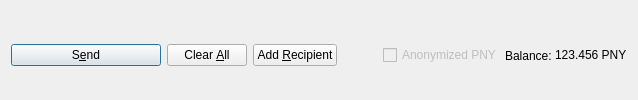
         <widget class="QFrame" name="frame_Send">
          <layout class="QHBoxLayout" name="horizontalLayout">
           <property name="bottomMargin">
            <number>0</number>
           </property>
           <item>
            <widget class="QPushButton" name="sendButton">
             <property name="minimumSize">
              <size>
               <width>150</width>
               <height>0</height>
              </size>
             </property>
             <property name="toolTip">
              <string>Confirm the send action</string>
             </property>
             <property name="text">
              <string>S&amp;end</string>
             </property>
             <property name="icon">
              <iconset resource="../pny.qrc">
               <normaloff>:/icons/send</normaloff>:/icons/send</iconset>
             </property>
             <property name="autoDefault">
              <bool>false</bool>
             </property>
             <property name="default">
              <bool>true</bool>
             </property>
            </widget>
           </item>
           <item>
            <widget class="QPushButton" name="clearButton">
             <property name="sizePolicy">
              <sizepolicy hsizetype="Minimum" vsizetype="Fixed">
               <horstretch>0</horstretch>
               <verstretch>0</verstretch>
              </sizepolicy>
             </property>
             <property name="toolTip">
              <string>Clear all fields of the form.</string>
             </property>
             <property name="text">
              <string>Clear &amp;All</string>
             </property>
             <property name="icon">
              <iconset resource="../pny.qrc">
               <normaloff>:/icons/remove</normaloff>:/icons/remove</iconset>
             </property>
             <property name="autoDefault">
              <bool>false</bool>
             </property>
            </widget>
           </item>
           <item>
            <widget class="QPushButton" name="addButton">
             <property name="toolTip">
              <string>Send to multiple recipients at once</string>
             </property>
             <property name="text">
              <string>Add &amp;Recipient</string>
             </property>
             <property name="icon">
              <iconset resource="../pny.qrc">
               <normaloff>:/icons/add</normaloff>:/icons/add</iconset>
             </property>
             <property name="autoDefault">
              <bool>false</bool>
             </property>
            </widget>
           </item>
           <item>
            <spacer name="horizontalSpacer">
             <property name="orientation">
              <enum>Qt::Horizontal</enum>
             </property>
             <property name="sizeHint" stdset="0">
              <size>
               <width>40</width>
               <height>20</height>
              </size>
             </property>
            </spacer>
           </item>
           <item>
            <layout class="QHBoxLayout" name="horizontalLayout_2">
             <property name="spacing">
              <number>3</number>
             </property>
             <item>
              <widget class="QCheckBox" name="checkzPNY">
               <property name="enabled">
                <bool>false</bool>
               </property>
               <property name="text">
                <string>Anonymized PNY</string>
               </property>
              </widget>
             </item>
             <item>
              <widget class="QLabel" name="label">
               <property name="text">
                <string>Balance:</string>
               </property>
              </widget>
             </item>
             <item>
              <widget class="QLabel" name="labelBalance">
               <property name="sizePolicy">
                <sizepolicy hsizetype="Preferred" vsizetype="Fixed">
                 <horstretch>0</horstretch>
                 <verstretch>0</verstretch>
                </sizepolicy>
               </property>
               <property name="cursor">
                <cursorShape>IBeamCursor</cursorShape>
               </property>
               <property name="text">
                <string notr="true">123.456 PNY</string>
               </property>
               <property name="textInteractionFlags">
                <set>Qt::LinksAccessibleByMouse|Qt::TextSelectableByKeyboard|Qt::TextSelectableByMouse</set>
               </property>
              </widget>
             </item>
            </layout>
           </item>
          </layout>
         </widget>
